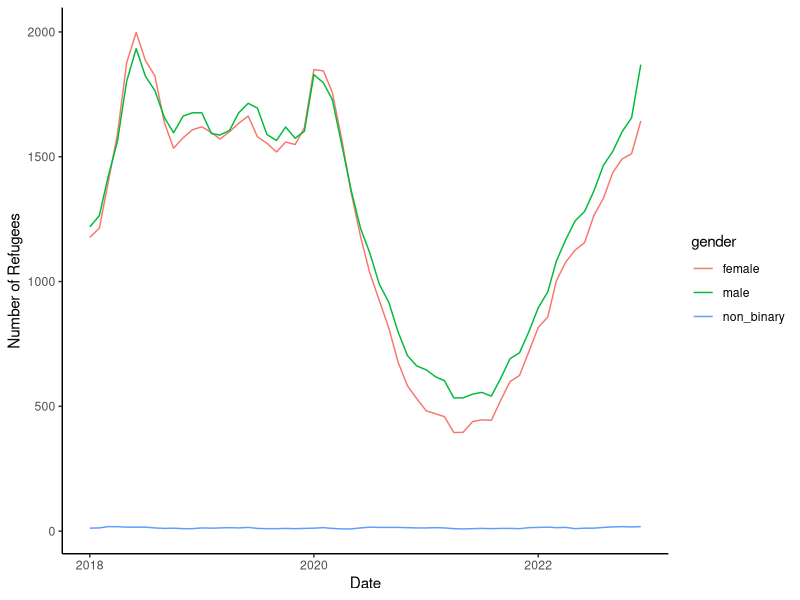

Write R code to recreate this figure. (Note: this script raises an error after producing the figure.)
## ---- chunk 1
#| echo: false
#| message: false
#| label: fig-uniquename
#| fig-cap: "Number of Refugees in Toronto's Homeless Shelters by Gender"

library(tidyverse)
library(knitr)

Demographic_Data <- 
  read_csv(here::here("outputs/data/Demographic_Status.csv"))

#Graph data
Demographic_Data |>
  ggplot(aes(x = date, 
             y = number, 
             color = gender)) +
  geom_line() +
  theme_classic() +
  labs(
    x = "Date",
    y = "Number of Refugees"
  )
## ---- chunk 2
#| echo: false
#| message: false
#| label: fig-uniquename
#| fig-cap: "Number of Refugees in Toronto's Homeless Shelters by Age"

library(tidyverse)
library(knitr)

Demographic_Data2 <- 
  read_csv(here::here("outputs/data/Demographic_Status.csv"))

#Graph data
Age_Data |>
  ggplot(aes(x = date, 
             y = number, 
             color = ages)) +
  geom_line() +
  geom_point()+
  theme_classic() +
  labs(
    x = "Date",
    y = "Ages of Refugees"
  )


## ---- chunk 3
#| echo: false
#| message: false
#| label: tbl-docvisittable
#| tbl-cap: "Actively Homeless Refugees Identified in Toronto"


Housing_Status <- 
  read_csv(here::here("outputs/data/Housing_Status.csv"))

Year_Housing %>% 
  mutate(year = lubridate::year(date)) %>% 
  group_by(year) %>% 
  summarize(average_active_homeless = mean(actively_homeless)) %>% 
  knitr::kable(
    col.names = c(
      "Year",
      "Actively Homeless"
    ),
    digits = 0
  )
## ---- chunk 4

#| echo: false
#| message: false
#| label: tbl-docvisittable
#| tbl-cap: "Newly Identified Refugees in Toronto"

Housing_Status <- 
  read_csv(here::here("outputs/data/Housing_Status.csv"))


library(ggplot2)

Year_Housing %>% 
  mutate(year = lubridate::year(date)) %>% 
  group_by(year) %>% 
  summarize(average_newly_identified = mean(newly_identified)) %>% 
  ggplot(aes(x = year, y = average_newly_identified, fill = year)) +
  geom_col() +
  labs(x = "Year", y = "Newly Identified") +
  theme_classic() 

